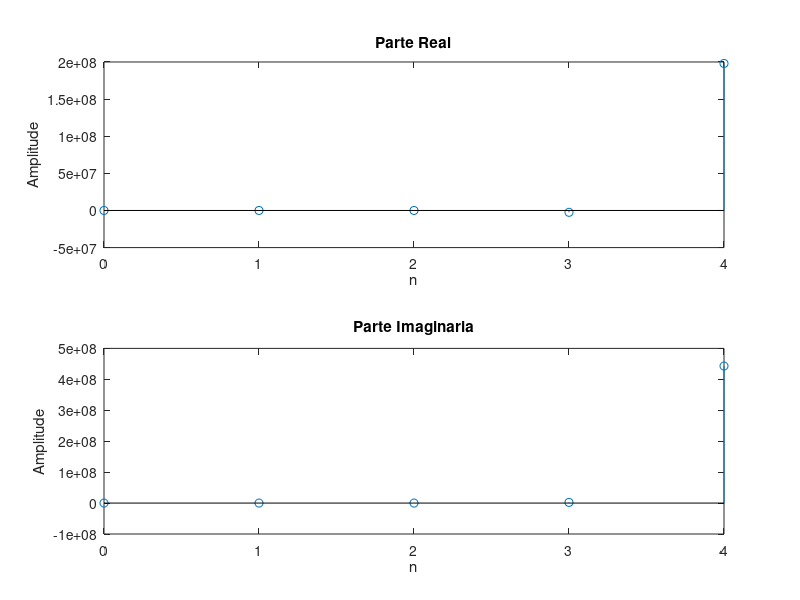
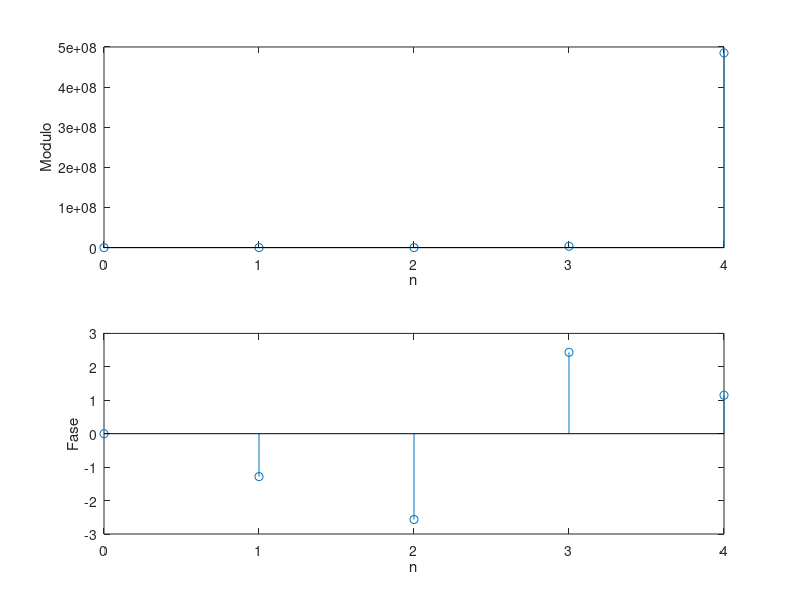

Source code (MATLAB) for these figures, in order:

sigma = input('Digite o valor de sigma: ');
w = input('Digite o valor da frequencia: ');
N = input('Digite o comprimento da sequencia: ');
n = 0:(N-1); c = sigma+w*i; x= exp(c*n);
figure(1)
subplot(2,1,1); stem(n,real(x));
xlabel('n'); ylabel('Amplitude'); title('Parte Real');
subplot(2,1,2); stem(n, imag(x));
xlabel('n'); ylabel('Amplitude'); title('Parte Imaginaria');

figure(2)
subplot(2,1,1); stem(n, abs(x));
xlabel('n'); ylabel('Modulo');
subplot(2,1,2); stem(n,angle(x));
xlabel('n'); ylabel('Fase');